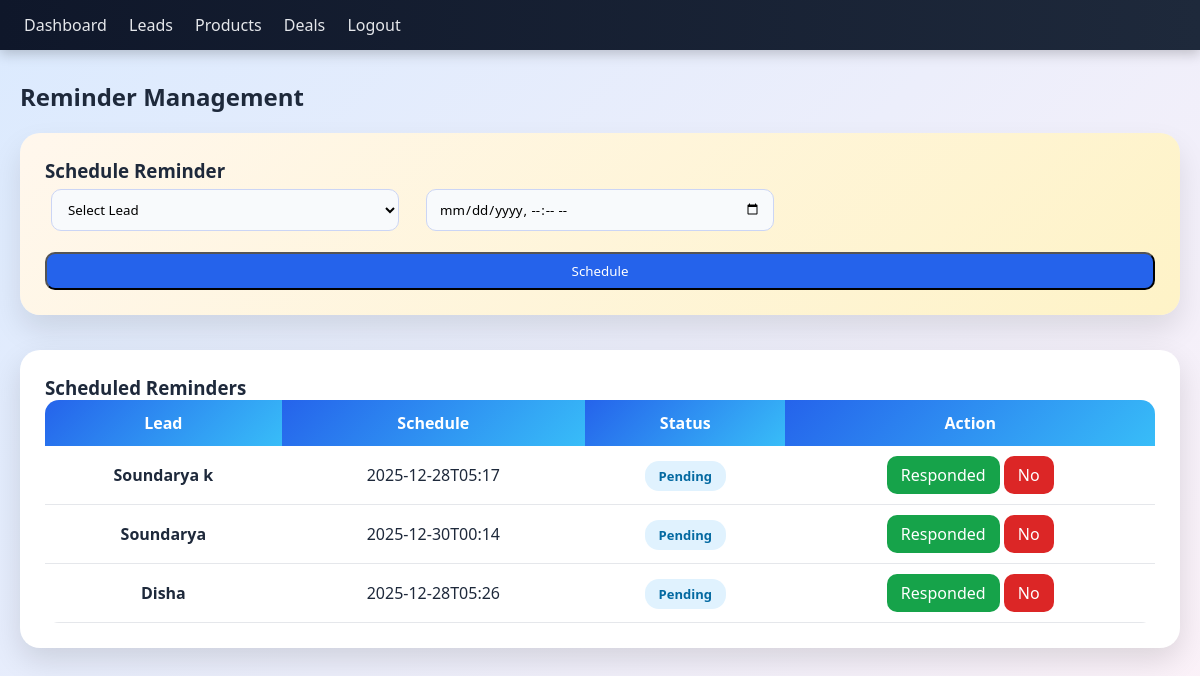
The page /reminders (signed in) on the database its author committed.
### tables this page shows
CREATE TABLE reminders (
    id INTEGER PRIMARY KEY AUTOINCREMENT,
    lead_id INTEGER,
    date TEXT,
    response TEXT DEFAULT 'Pending'
);

CREATE TABLE leads (
    id INTEGER PRIMARY KEY AUTOINCREMENT,
    name TEXT,
    phone TEXT,
    email TEXT,
    product TEXT,
    budget TEXT,
    status TEXT DEFAULT 'Open',
    score INTEGER DEFAULT 5,
    priority TEXT DEFAULT 'Low'
);

### app.py (the view)
@app.route("/reminders", methods=["GET","POST"])
def reminders():
    if "user" not in session:
        return redirect("/")
    db = get_db()
    cur = db.cursor()
    if request.method == "POST":
        cur.execute(
            "INSERT INTO reminders (lead_id,date) VALUES (?,?)",
            (request.form["lead_id"], request.form["date"])
        )
        db.commit()
    leads = cur.execute("SELECT id,name FROM leads").fetchall()
    reminders = cur.execute("""
        SELECT reminders.id, leads.name, reminders.date, reminders.response
        FROM reminders JOIN leads ON reminders.lead_id = leads.id
    """).fetchall()
    return render_template("reminders.html", reminders=reminders, leads=leads)

### app.py (called while the page is built)
def get_db():
    return sqlite3.connect(DB)

### templates/reminders.html (shortened to what this page needs)
<!DOCTYPE html>
<html lang="en">
<head>
    <link rel="stylesheet" href="/static/style.css">
</head>
<body>
<div class="nav">
    <a href="/dashboard">Dashboard</a>
    <a href="/leads">Leads</a>
    <a href="/products">Products</a>
    <a href="/deals">Deals</a>
    <a href="/logout">Logout</a>
</div>
<div class="container">
    <h2 style="margin-bottom:20px;">Reminder Management</h2>
    <div class="reminder-form-card">
        <h3>Schedule Reminder</h3>
        <form method="post" class="reminder-form">
            <select name="lead_id" required>
                <option value="">Select Lead</option>
            </select>
            <input type="datetime-local" name="date" required>
            <button class="btn add">Schedule</button>
        </form>
    </div>
    <div class="reminder-table-card">
        <h3>Scheduled Reminders</h3>
        <table class="reminder-table">
            <tr>
                <th>Lead</th>
                <th>Schedule</th>
                <th>Status</th>
                <th>Action</th>
            </tr>
            {% for r in reminders %}
            <tr>
                <td><strong>{{ r[1] }}</strong></td>
                <td>{{ r[2] }}</td>
                <td>
                    {% if r[3] == 'Responded' %}
                        <span class="reminder-status responded">Responded</span>
                    {% elif r[3] == 'Not Responded' %}
                        <span class="reminder-status not-responded">Not Responded</span>
                    {% else %}
                        <span class="reminder-status pending">Pending</span>
                    {% endif %}
                </td>
                <td>
                    {% if r[3] == 'Pending' %}
                        <a href="/update_response/{{ r[0] }}/Responded" class="btn edit">Responded</a>
                        <a href="/update_response/{{ r[0] }}/Not Responded" class="btn delete">No</a>
                    {% else %}
                        ✔
                    {% endif %}
                </td>
            </tr>
            {% endfor %}
        </table>
    </div>
</div>
</body>
</html>

### static/style.css (style rules this page uses)
* { margin: 0; padding: 0; box-sizing: border-box; font-family: "Poppins", "Segoe UI", sans-serif; }
body { background: linear-gradient(135deg, #dbeafe, #fdf2f8); min-height: 100vh; color: #1e293b; }
.nav { background: linear-gradient(90deg, #0f172a, #1e293b); padding: 14px 24px; box-shadow: 0 4px 12px rgba(0,0,0,0.2); }
.nav a { color: #e5e7eb; margin-right: 18px; text-decoration: none; font-weight: 500; }
.container { max-width: 1200px; margin: auto; padding: 30px 20px; }
input, select { padding: 10px 12px; margin: 6px; border-radius: 10px; border: 1px solid #cbd5f5; background: #f8fafc; }
.btn { padding: 8px 14px; border-radius: 10px; color: white; text-decoration: none; font-weight: 500; display: inline-block; transition: 0.25s; }
.add { background: #2563eb; }
.edit { background: #16a34a; }
.delete { background: #dc2626; }
table { width: 100%; border-collapse: collapse; background: white; border-radius: 14px; overflow: hidden; }
th { background: linear-gradient(135deg, #2563eb, #38bdf8); color: white; padding: 12px; }
td { padding: 10px; text-align: center; border-bottom: 1px solid #e5e7eb; }
.reminder-form-card { background: linear-gradient(135deg, #fff7ed, #fef3c7); padding: 25px; border-radius: 20px; margin-bottom: 35px; box-shadow: 0 15px 30px rgba(0,0,0,0.1); }
.reminder-form { display: grid; grid-template-columns: repeat(3, 1fr); gap: 15px; }
.reminder-form button { grid-column: span 3; }
.reminder-table-card { background: white; padding: 25px; border-radius: 20px; box-shadow: 0 12px 30px rgba(0,0,0,0.12); }
.reminder-status { padding: 6px 14px; border-radius: 14px; font-size: 13px; font-weight: 600; }
.reminder-status.pending { background: #e0f2fe; color: #0369a1; }

### rows shown on the page
reminders: name "Soundarya k", date "2025-12-28T05:17", response "Pending"
reminders: name "Soundarya", date "2025-12-30T00:14", response "Pending"
reminders: name "Disha", date "2025-12-28T05:26", response "Pending"
